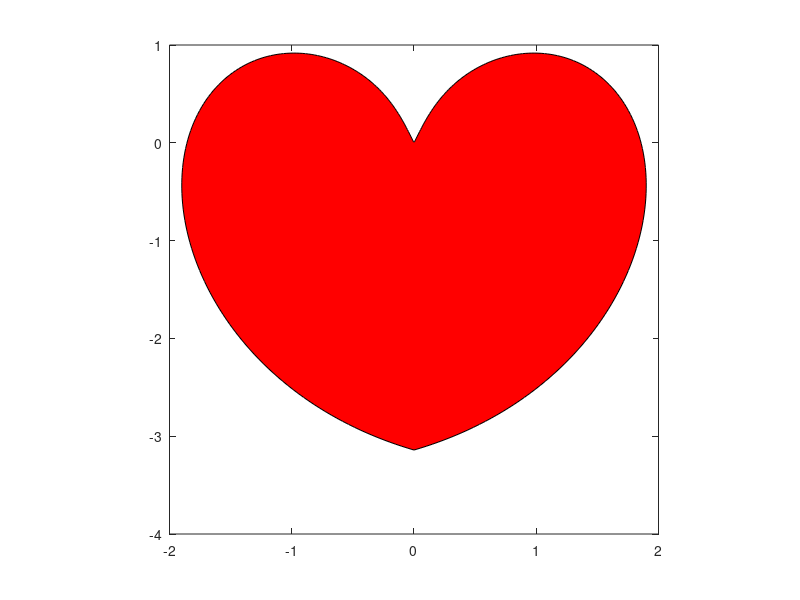

Source code (MATLAB):
t = linspace(-pi,pi, 350);
X =      t .* sin( pi * .872*sin(t)./t);
Y = -abs(t) .* cos(pi * sin(t)./t);
plot(X,Y);
fill(X, Y, 'r');
axis square;
set(gcf, 'Position', get(0,'Screensize')); 